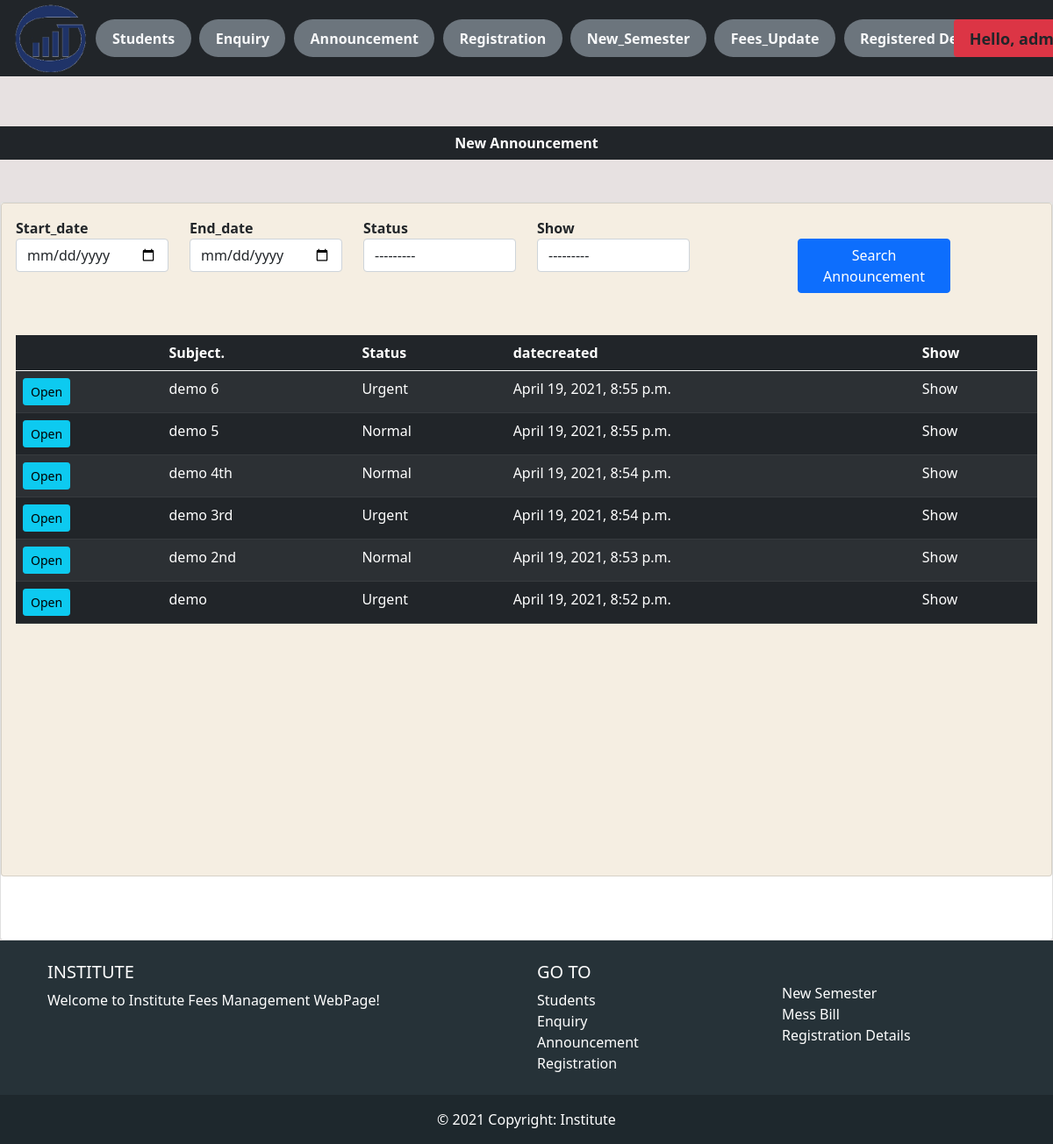
/announcement/ (signed in), run on the app's committed database.
### fees/models.py (models this page shows, shortened)
class Announcement(models.Model):
    Ann_Status = models.TextChoices('Ann_Status', 'Normal Urgent')
    Show_Status = models.TextChoices('Show_Status', 'Show Remove')
    Subject = models.CharField('Subject', max_length=250, blank=False)
    Query = models.TextField('Query', blank=False)
    Status = models.CharField('Status', max_length=10, blank=False, choices=Ann_Status.choices, default='Normal')
    Show = models.CharField('Show', max_length=7, blank=False, choices=Show_Status.choices, default='Show')
    datecreated = models.DateTimeField(auto_now_add=True, null=True)

### fees/decorators.py (the view)
        def wrapper_func(request, *args, **kwargs):
            group = None
            if request.user.groups.exists():
                group = request.user.groups.all()[0].name
            if group in allowed_roles:
                return view_func(request, *args, **kwargs)
            else:
                return HttpResponse('You are not authorize')

### fees/views.py (called while the page is built)
@login_required(login_url = 'login')
@allowed_users(allowed_roles=['admin'])
def announcement(request):
    announcements = Announcement.objects.all().order_by('-id')
    myfilter = AnnouncementFilter(request.GET, queryset=announcements)
    if request.method == 'GET':
        announcements = myfilter.qs
    context = {'announcements' : announcements, 'myfilter':myfilter}
    return render(request, 'fees/announcement.html', context)

### fees/templates/fees/announcement.html (shortened to what this page needs)
{% extends 'fees/main.html' %}
{% load crispy_forms_tags %}
{% block content %}
<br>
<br>
<br>
<div class="row">
    <a class="btn btn-dark" href="{% url 'announcement_create' %}"> <strong> New Announcement</strong> </a>
</div>
<br>
<br>
<div class="row">
    <div class="col-md">
        <div class="card">
            <div class="card card-body" style="background-color:  rgb(245, 238, 226);">
                <form action="" method="get">
                    <div class="row" style="background-color:  rgb(245, 238, 226);">
                        <div class="col-2">
                            <strong>{{ myfilter.form.start|as_crispy_field }}</strong>
                        </div>
                        <div class="col-2">
                            <strong>{{ myfilter.form.end|as_crispy_field }}</strong>
                        </div>
                        <div class="col-2">
                            <strong>{{ myfilter.form.Status|as_crispy_field }}</strong>
                        </div>
                        <div class="col-2">
                            <strong>{{ myfilter.form.Show|as_crispy_field }}</strong>
                        </div>
                        <div class="col-1">
                        </div>
                        <div class="col-2">
                            <br>
                            <button class="btn btn-primary" type="submit">Search Announcement</button>
                        </div>
                        <br>
                    </div>
                    <br>
                </form>
                <br>
                <div style="overflow-y:scroll;height: 600px;">
                    <table class="table table-dark table-striped">
                        <thead>
                            <tr>
                                <th scope="col"></th>
                                <th scope="col">Subject.</th>
                                <th scope="col">Status</th>
                                <th scope="col">datecreated</th>
                                <th scope="col">Show</th>
                            </tr>
                        </thead>
                        {% for ann in announcements %}
                        <tr>
                            <td><a class="btn btn-sm btn-info" href="{% url 'open_announcement' ann.id %}">Open</a></td>
                            <td>{{ann.Subject}}</td>
                            <td>{{ann.Status}}</td>
                            <td>{{ann.datecreated}}</td>
                            <td>{{ann.Show}}</td>
                        </tr>
                        {%endfor%}
                    </table>
                </div>
            </div>
            <br>
            <br>
            <br>
        </div>
    </div>
</div>
{% endblock %}

### fees/templates/fees/navbar.html (shortened to what this page needs)
{% load static %}
{% if request.user.is_staff %}
<nav class="navbar navbar-expand-lg navbar-dark bg-dark w-100 p-1" style="position: fixed; z-index: 1;">
  <div class="container-fluid">
    <img src="{% static 'images/LOGOIIITG.png' %}" alt="" style="padding: 0%;width:137px; height:79px;">
    <div class="collapse navbar-collapse" id="navbarNavDropdown"  style="overflow-x:visible;width: 100%;">
      <ul class="navbar-nav">
        <li class="nav-item badge rounded-pill bg-secondary " style="margin-left: 1%; font-size: 100%;">
          <a class="nav-link active text-light" aria-current="page" href="{% url 'home' %}">Students</a>
        </li>
        <li class="nav-item badge rounded-pill bg-secondary " style="margin-left: 1%; font-size: 100%;">
          <a class="nav-link active text-light" href="{% url 'enquiry_admin' %}">Enquiry</a>
        </li>
        <li class="nav-item badge rounded-pill bg-secondary " style="margin-left: 1%; font-size: 100%;">
          <a class="nav-link active text-light" href="{% url 'announcement' %}">Announcement</a>
        </li>
        <li class="nav-item badge rounded-pill bg-secondary " style="margin-left: 1%; font-size: 100%;">
          <a class="nav-link active text-light" href="{% url 'registration' %}">Registration</a>
        </li>
        <li class="nav-item badge rounded-pill bg-secondary " style="margin-left: 1%; font-size: 100%;">
          <a class="nav-link active text-light" href="{% url 'automate_semester' %}">New_Semester</a>
        </li>
        <li class="nav-item badge rounded-pill bg-secondary " style="margin-left: 1%; font-size: 100%;">
          <a class="nav-link active text-light" href="{% url 'automate_fees' %}">Fees_Update</a>
        </li>
        <li class="nav-item badge rounded-pill bg-secondary " style="margin-left: 1%; font-size: 100%;">
          <a class="nav-link active text-light" href="{% url 'registered_details' %}">Registered Details</a>
        </li>
      </ul>
    </div>
    <ul class="nav navbar-nav navbar-right" style="margin-left: 1%; margin: right 1%;">
      <li class="nav-item dropdown badge bg-danger">
        <a class="nav-link dropdown-toggle text-dark" href="#" id="navbarDropdownMenuLink" role="button"
          data-bs-toggle="dropdown" aria-expanded="false" style="margin-left: 1%; font-size: 150%;">
          <span>Hello, {{request.user}} </span>
        </a>
      </li>
    </ul>
  </div>
</nav>
{% endif %}
<br>
<br>
<br>

### static/css/main.css (style rules this page uses)
body { background-color: #e7e1e1; }

### data on the page
Announcement: Subject "demo 6", Status "Urgent", datecreated "April 19, 2021, 8:55 p.m.", Show "Show"
Announcement: Subject "demo 5", Status "Normal", datecreated "April 19, 2021, 8:55 p.m.", Show "Show"
Announcement: Subject "demo 4th", Status "Normal", datecreated "April 19, 2021, 8:54 p.m.", Show "Show"
Announcement: Subject "demo 3rd", Status "Urgent", datecreated "April 19, 2021, 8:54 p.m.", Show "Show"
Announcement: Subject "demo 2nd", Status "Normal", datecreated "April 19, 2021, 8:53 p.m.", Show "Show"
Announcement: Subject "demo", Status "Urgent", datecreated "April 19, 2021, 8:52 p.m.", Show "Show"
